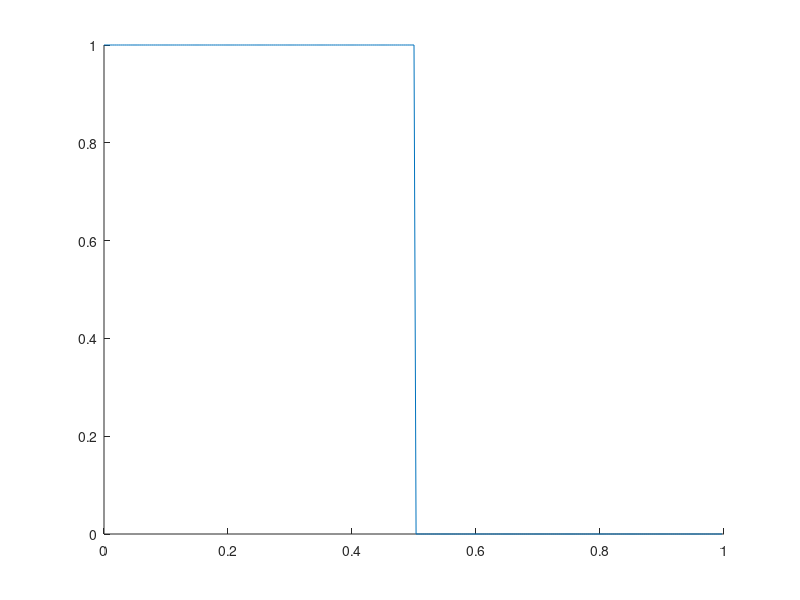

MATLAB code to generate this figure: (Note: this script raises an error after producing the figure.)
clear all, close all, clc

%% Dados do problema 
x_length = 0.1;
wind_velocity = 0.2;
diffusion_coef = 0;
k = 0;
C_t1 = 0;
C_x1 = 1;


x_number_of_points = 300;
x_length = 1;
t_length = 2 ;

delta_t = 8.389261744966444e-04;

a = 0;
b = .5;

iprint = 300;

delta_x = x_length/x_number_of_points;
icount = 0 ;
icol = 0;

t_number_of_points = floor(t_length/delta_t);
TT = floor(t_number_of_points/iprint);

for ii=1:x_number_of_points
    c1(ii) = 0;
    c2(ii) = 0;
end

d = zeros(x_number_of_points, TT)

for j = 1:x_number_of_points
    xj(j) = delta_x*(j-1)
    if xj(j) >= a & xj(j) <= b
        c1(j) = 1.;
    end
end

hold

plot(xj, c1)


c1(1) = 0;
c1(x_number_of_points) = 0;
c2(1) = 0;
c2(x_number_of_points) = 0;

for i = 1:t_number_of_points-1
    for j =2:x_number_of_points-1
        c2(j) = c1(j) - (wind_velocity*delta_t/delta_x)*(c1(j) - c1(j-1)) + (diffusion_coef*delta_t/(delta_x^2))*(c1(j+1) - 2*c1(j) + c1(j-1));

    end
    c1 = c2;
end


j = 1;
while j <= t_number_of_points
    figure(1);
    % plot(x,c(:,j),'k','LineWidth',1.5);
    plot(x,c2(:,j),'k','LineWidth',1.5);
    grid; 
    xlabel('Distância (m)'); 
    ylabel('Concentração (Bq/m³)')
    title('Solução');
    j = j+1;
end


plot(xj, d);